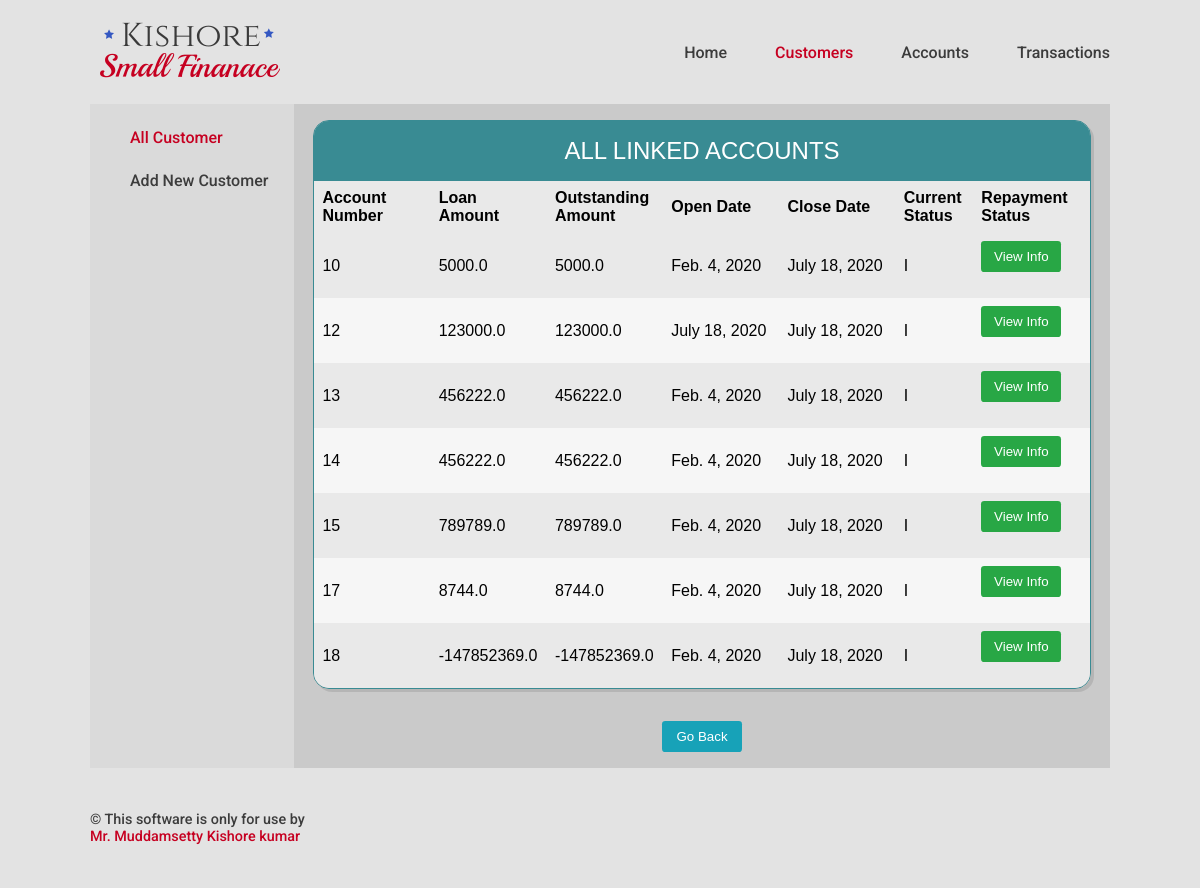
Before: /customer/linkedAccounts/22 with the older database file.
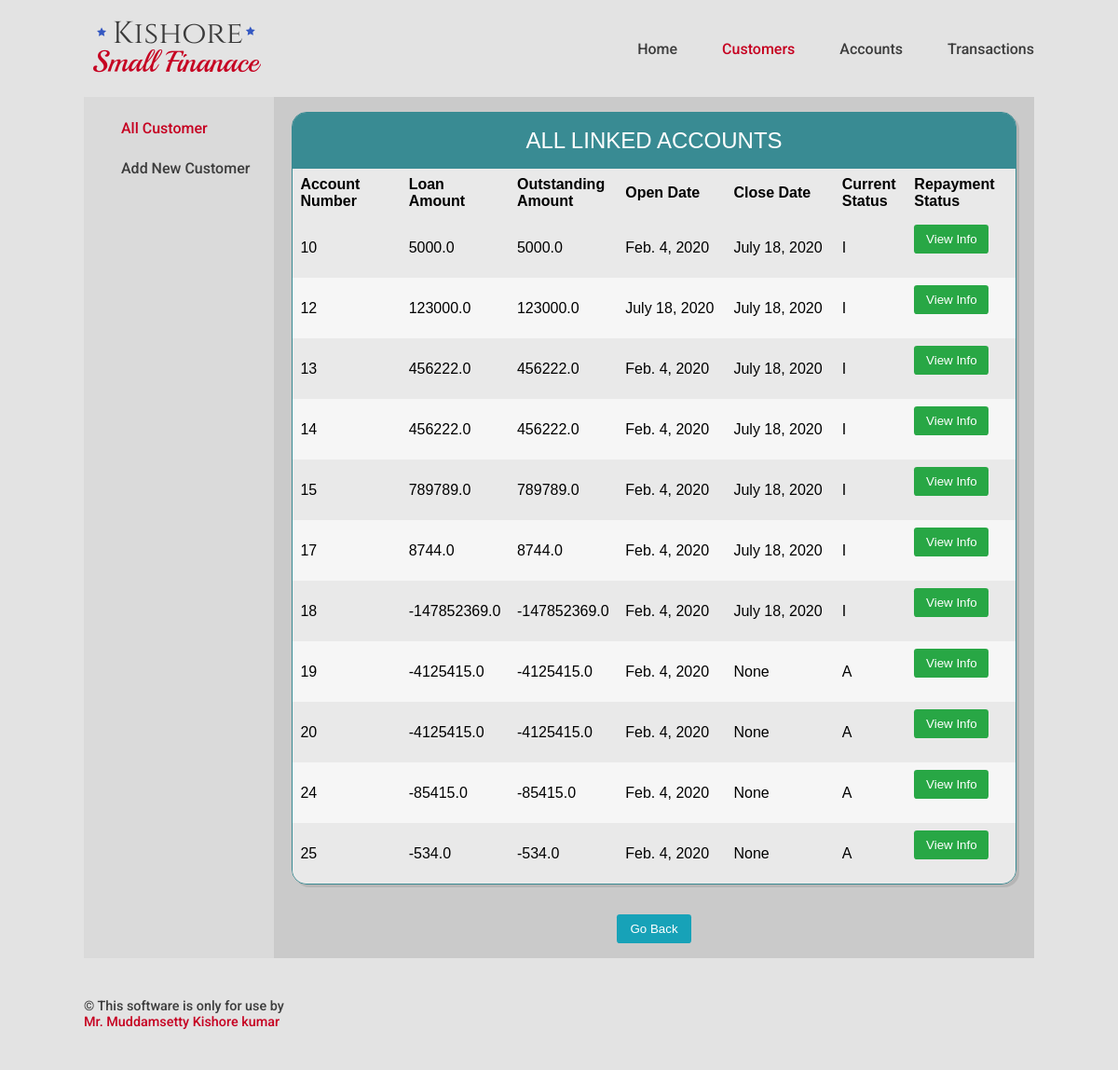
After: the same page with the newer database file.
### Accounts/models.py (models this page shows, shortened)
class Account(models.Model):
    ACTIVE = 'A'
    INACTIVE = 'I'
    ACTIVENESS_CHOICE = [
    (ACTIVE, 'Active'),
    (INACTIVE, 'Inactive'),
    ]
    loan_account_number = models.BigAutoField(primary_key=True)
    customer = models.ForeignKey(Customer,on_delete=models.PROTECT,db_index=True)
    loan_amount = models.FloatField(default=0)
    outstanding_amount = models.FloatField(null=True,blank=True,default=0)
    open_date = models.DateField(db_index=True)
    close_date = models.DateField(blank=True,null=True)
    current_Status = models.CharField(max_length=1,choices=ACTIVENESS_CHOICE,default=ACTIVE,db_index=True)

### Customers/views.py (the view)
# urls.py: path('linkedAccounts/<int:primary_key>',  CustomerAllDetailsView.as_view()),
class CustomerAllDetailsView(ListView):
    model = Customer
    template_name = 'Customers/customer_all_accounts.html'
    def get_queryset(self):
        obj = Customer.objects.get(pk=self.kwargs['primary_key'])
        object_list = obj.account_set.all()
        return object_list

### Template/Customers/customer_all_accounts.html (shortened to what this page needs)
<!DOCTYPE html>
{% extends "base.html" %}
{% block nav-Customers %}
current-link
{% endblock %}
{% block main %}
<div class="main-column">
  <div class="col sub-navigation">
    <ul class="sub-navigation-ul">
      <li class="sub-navigation-li"><a class="sub-nav-link current-link" href="/customer/">All Customer</a></li>
      <li class="sub-navigation-li"><a class="sub-nav-link " href="/customer/create/">Add New Customer</a></li>
    </ul>
  </div>
  <div class="col main-data">
    <div class="table-display" cellspacing="0" >
      <div class="table-header">All Linked Accounts</div>
      <table>
        <thead >
          <tr class="row">
            <th class="row-15">Account Number</th>
            <th class="row-15">Loan Amount</th>
            <th class="row-15">outstanding Amount</th>
            <th class="row-15">Open Date</th>
            <th class="row-15">Close Date</th>
            <th class="row-10">Current Status</th>
            <th class="row-15">Repayment Status</th>
          </tr>
        </thead>
        <tbody>
          {% for account in account_list %}
          <tr class="row">
            <td>{{account.loan_account_number}}</td>
            <td>{{account.loan_amount}}</td>
            <td>{{account.outstanding_amount}}</td>
            <td>{{account.open_date}}</td>
            <td>{{account.close_date}}</td>
            <td>{{account.current_Status}}</td>
            <td><a href="/transaction/accno/{{account.loan_account_number}}">
              <button type="button" class="btn btn-safe">View Info</button></a>&nbsp;&nbsp;&nbsp;&nbsp;&nbsp;</td>
          </tr>
          {% empty %}
          <p>no customer yet.</p>
          {% endfor %}
        </tbody>
      </table>
    </div>
    <div class="main-sub">
      <button onclick="history.back()" class="btn btn-option">Go Back</button>
    </div>
  </div>
</div>
{% endblock %}

Changed rows visible on the page:
added Account: loan_account_number "19", loan_amount "-4125415.0", outstanding_amount "-4125415.0", open_date "Feb. 4, 2020", close_date "None", current_Status "A"
added Account: loan_account_number "20", loan_amount "-4125415.0", outstanding_amount "-4125415.0", open_date "Feb. 4, 2020", close_date "None", current_Status "A"
added Account: loan_account_number "24", loan_amount "-85415.0", outstanding_amount "-85415.0", open_date "Feb. 4, 2020", close_date "None", current_Status "A"
added Account: loan_account_number "25", loan_amount "-534.0", outstanding_amount "-534.0", open_date "Feb. 4, 2020", close_date "None", current_Status "A"
